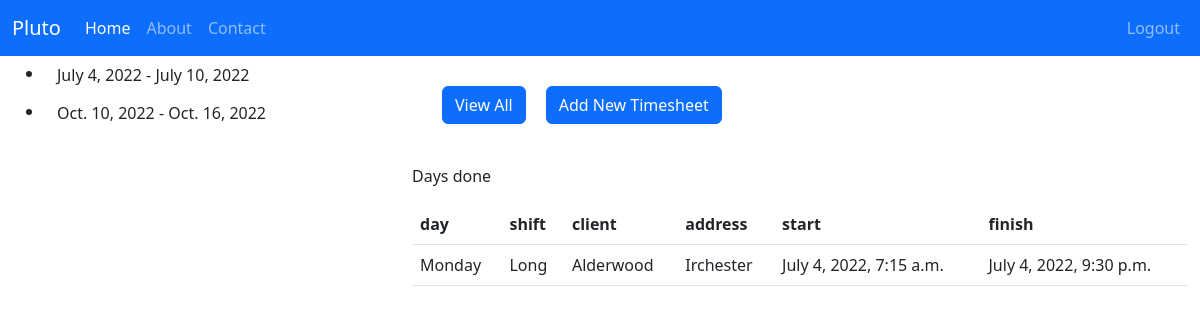
/1/ (signed in), run on the app's committed database.
### plutotimesheet/models.py (models this page shows, shortened)
class Week(models.Model):
    user = models.ForeignKey(User, on_delete=models.CASCADE)
    week_start = models.DateField()
    week_end = models.DateField()

class Timesheet(models.Model):
    week = models.ForeignKey(Week, on_delete=models.CASCADE)
    day = models.CharField(max_length=200)
    shift = models.CharField(max_length=20, choices=shift)
    client = models.CharField(max_length=200)
    address = models.CharField(max_length=500)
    start = models.DateTimeField()
    finish = models.DateTimeField()

### plutotimesheet/views.py (the view)
# urls.py: path('<int:week_id>/', views.detail, name='detail'),
def detail(request, week_id):
    if not request.user.is_authenticated:
        return render(request, 'plutotimesheet/login.html')
    else:
        user = request.user
        week = get_object_or_404(Week, pk=week_id)
        weeks = Week.objects.filter(user=request.user)
        context = {'week': week,
                   'weeks': weeks,
                   }
        return render(request, 'plutotimesheet/detail.html', context)

### plutotimesheet/templates/plutotimesheet/detail.html (shortened to what this page needs)
{% extends 'plutotimesheet/base.html' %}
{% load static %}
{% block body %}
    <div class="container-fluid">
        <div class="row">
            <div class="col-sm-2 col-md-4 col-lg-4">
                {% if weeks %}
                    <ul>
                    {% for week in weeks %}
                            <li><a href="{% url 'detail' week_id=week.id %}" class="btn btn-default"> {{week.week_start}} - {{week.week_end}} </a> </li>
                    {% endfor %}
                    </ul>
                {% endif %}
            </div>
            <div class="col-sm-10 col-md-8 col-lg-8">
                <ul class="nav nav-pills" style="margin-bottom: 10px; padding: 20px">
                    <li role="presentation" class="active" style="padding:10px"><a href="{% url 'detail' week.id %}" class="btn btn-primary">View All</a></li>
                    <li role="presentation" style="padding:10px"><a href="{% url 'timesheet' week.id %}" class="btn btn-primary">Add New Timesheet</a></li>
                </ul>
                <div class="panel panel-default">
                    <div class="panel-body">
                        <p>Days done</p>
                        <table class="table">
                            <thead>
                            <tr>
                                <th>day</th>
                                <th>shift</th>
                                <th>client</th>
                                <th>address</th>
                                <th>start</th>
                                <th>finish</th>
                            </tr>
                            </thead>
                            <tbody>
                            {% for timesheet in week.timesheet_set.all %}
                                <tr>
                                    <td>{{timesheet.day}}</td>
                                    <td>{{timesheet.shift}}</td>
                                    <td>{{timesheet.client}}</td>
                                    <td>{{timesheet.address}}</td>
                                    <td>{{timesheet.start}}</td>
                                    <td>{{timesheet.finish}}</td>
                                </tr>
                            {% endfor %}
                            </tbody>
                        </table>
                    </div>
                </div>
            </div>
        </div>
    </div>
{% endblock %}

### data on the page
Week: week_start "July 4, 2022", week_end "July 10, 2022"
Week: week_start "Oct. 10, 2022", week_end "Oct. 16, 2022"
Timesheet: day "Monday", shift "Long", client "Alderwood", address "Irchester", start "July 4, 2022, 7:15 a.m.", finish "July 4, 2022, 9:30 p.m."
